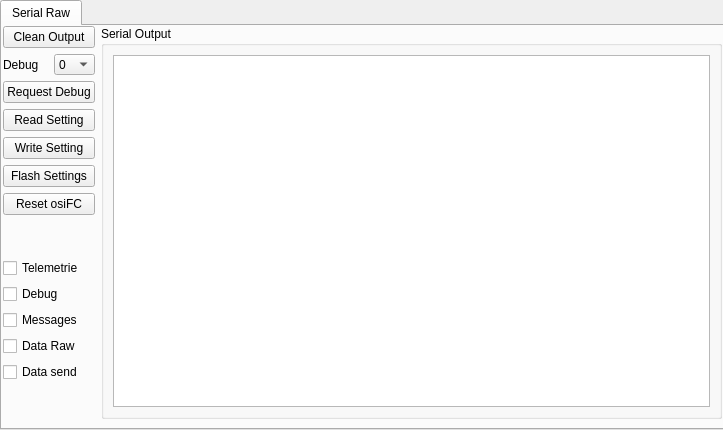
<?xml version="1.0" encoding="UTF-8"?>
<ui version="4.0">
 <class>wdg_serialtab</class>
 <widget class="QWidget" name="wdg_serialtab">
  <property name="geometry">
   <rect>
    <x>0</x>
    <y>0</y>
    <width>723</width>
    <height>430</height>
   </rect>
  </property>
  <property name="sizePolicy">
   <sizepolicy hsizetype="Preferred" vsizetype="Preferred">
    <horstretch>0</horstretch>
    <verstretch>0</verstretch>
   </sizepolicy>
  </property>
  <property name="minimumSize">
   <size>
    <width>723</width>
    <height>430</height>
   </size>
  </property>
  <property name="windowTitle">
   <string>Form</string>
  </property>
  <widget class="QTabWidget" name="SerialTab">
   <property name="geometry">
    <rect>
     <x>0</x>
     <y>0</y>
     <width>724</width>
     <height>430</height>
    </rect>
   </property>
   <property name="sizePolicy">
    <sizepolicy hsizetype="Preferred" vsizetype="Preferred">
     <horstretch>0</horstretch>
     <verstretch>0</verstretch>
    </sizepolicy>
   </property>
   <property name="currentIndex">
    <number>0</number>
   </property>
   <widget class="QWidget" name="SerialRaw">
    <attribute name="title">
     <string>Serial Raw</string>
    </attribute>
    <layout class="QGridLayout" name="gridLayout_52">
     <property name="leftMargin">
      <number>1</number>
     </property>
     <property name="topMargin">
      <number>0</number>
     </property>
     <property name="rightMargin">
      <number>0</number>
     </property>
     <item row="0" column="0" colspan="2">
      <widget class="QPushButton" name="cleanOutput_3">
       <property name="text">
        <string>Clean Output</string>
       </property>
      </widget>
     </item>
     <item row="0" column="2" rowspan="14">
      <widget class="QGroupBox" name="serialOut">
       <property name="sizePolicy">
        <sizepolicy hsizetype="Expanding" vsizetype="Expanding">
         <horstretch>0</horstretch>
         <verstretch>0</verstretch>
        </sizepolicy>
       </property>
       <property name="title">
        <string>Serial Output</string>
       </property>
       <layout class="QGridLayout" name="gridLayout_7">
        <item row="0" column="0">
         <widget class="QTextBrowser" name="serialRaw"/>
        </item>
       </layout>
      </widget>
     </item>
     <item row="1" column="0">
      <widget class="QLabel" name="label_202">
       <property name="text">
        <string>Debug</string>
       </property>
      </widget>
     </item>
     <item row="2" column="0" colspan="2">
      <widget class="QPushButton" name="requestDebug">
       <property name="text">
        <string>Request Debug</string>
       </property>
      </widget>
     </item>
     <item row="3" column="0" colspan="2">
      <widget class="QPushButton" name="readSetting_2">
       <property name="text">
        <string>Read Setting</string>
       </property>
      </widget>
     </item>
     <item row="4" column="0" colspan="2">
      <widget class="QPushButton" name="writeSetting_2">
       <property name="text">
        <string>Write Setting</string>
       </property>
      </widget>
     </item>
     <item row="5" column="0" colspan="2">
      <widget class="QPushButton" name="flashSetting_2">
       <property name="text">
        <string>Flash Settings</string>
       </property>
      </widget>
     </item>
     <item row="8" column="0" colspan="2">
      <widget class="QCheckBox" name="printTelemetrie">
       <property name="text">
        <string>Telemetrie</string>
       </property>
      </widget>
     </item>
     <item row="9" column="0" colspan="2">
      <widget class="QCheckBox" name="printDebug">
       <property name="text">
        <string>Debug</string>
       </property>
      </widget>
     </item>
     <item row="10" column="0" colspan="2">
      <widget class="QCheckBox" name="printMessages">
       <property name="text">
        <string>Messages</string>
       </property>
      </widget>
     </item>
     <item row="11" column="0" colspan="2">
      <widget class="QCheckBox" name="printDataRaw">
       <property name="text">
        <string>Data Raw</string>
       </property>
      </widget>
     </item>
     <item row="12" column="0" colspan="2">
      <widget class="QCheckBox" name="printDataSend_2">
       <property name="text">
        <string>Data send</string>
       </property>
      </widget>
     </item>
     <item row="13" column="0">
      <spacer name="verticalSpacer_16">
       <property name="orientation">
        <enum>Qt::Vertical</enum>
       </property>
       <property name="sizeHint" stdset="0">
        <size>
         <width>20</width>
         <height>40</height>
        </size>
       </property>
      </spacer>
     </item>
     <item row="7" column="0">
      <spacer name="verticalSpacer_17">
       <property name="orientation">
        <enum>Qt::Vertical</enum>
       </property>
       <property name="sizeHint" stdset="0">
        <size>
         <width>20</width>
         <height>40</height>
        </size>
       </property>
      </spacer>
     </item>
     <item row="6" column="0" colspan="2">
      <widget class="QPushButton" name="resetOsiFC_2">
       <property name="text">
        <string>Reset osiFC</string>
       </property>
      </widget>
     </item>
     <item row="1" column="1">
      <widget class="QComboBox" name="rawDebugNumber">
       <property name="maximumSize">
        <size>
         <width>41</width>
         <height>21</height>
        </size>
       </property>
       <item>
        <property name="text">
         <string>0</string>
        </property>
       </item>
       <item>
        <property name="text">
         <string>1</string>
        </property>
       </item>
       <item>
        <property name="text">
         <string>2</string>
        </property>
       </item>
       <item>
        <property name="text">
         <string>3</string>
        </property>
       </item>
       <item>
        <property name="text">
         <string>4</string>
        </property>
       </item>
      </widget>
     </item>
    </layout>
   </widget>
  </widget>
 </widget>
 <resources/>
 <connections/>
</ui>
